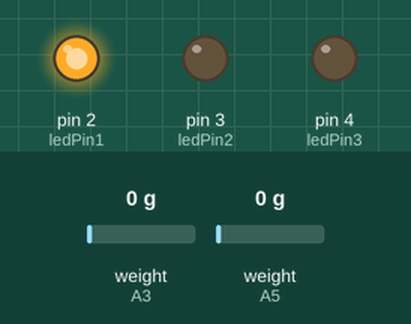
Bench run of a sketch on a simulated Arduino Uno, built with avr-gcc and run on an emulated ATmega328P. On the bench: output pins drawn as LEDs (lit = HIGH). The inputs (shaded band) are chosen by the test bench; at power-on: weight on the scale (sensors on A3, A5) 0 g. What the sketch prints to the serial monitor is not drawn.

Above: at 0.3 s.
Timing chart, 0 to 1.8 s (numbered marks = the images above):
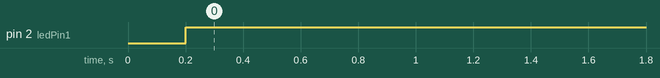

Measured:
- by itself, pin 2 (ledPin1): LOW → HIGH at 0.20 s

The sketch:

Arduino_Loadcell2_LED3.ino
```cpp
#include "HX711.h"

float calibration_factor1 = 76436.00;
#define zero_factor1 8428268

float calibration_factor2 = 100518.00;
#define zero_factor2 8297276

#define DOUT1  A3
#define CLK1   A2

#define DOUT2  A5
#define CLK2   A4

int ledPin1 = 2; // Red
int ledPin2 = 3; // yellow
int ledPin3 = 4; // green

float sum = 0 ; //operation
int va = 2 ;  //operation


float offset1 = 0;
float get_units_kg1(); // load 1

float offset2 = 0;
float get_units_kg2(); // load 2

HX711 scale1(DOUT1, CLK1); // load 1
HX711 scale2(DOUT2, CLK2); // load 2

void setup()
{
  Serial.begin(115200);
  pinMode(ledPin1, OUTPUT);
  pinMode(ledPin2, OUTPUT);
  pinMode(ledPin3, OUTPUT);
  //Serial.println("Load Cell1");
  scale1.set_scale(calibration_factor1);
  scale1.set_offset(zero_factor1);
  //Serial.println("Load Cell2");
  scale2.set_scale(calibration_factor2);
  scale2.set_offset(zero_factor2);

}
void loop()
{
  //Serial.print("Readin1: ");
  float load1 = get_units_kg1() + offset1; // x + 0
  //Serial.print(load1);
  //Serial.println(" kg");
  //Serial.print("Reading2: ");
  float load2 = get_units_kg2() + offset2;
  //Serial.print(load2);
  //Serial.println(" kg");

  sum = load1 + load2;
  sum = sum / va;
  Serial.println(sum);

  if (sum <= 3.0)
  {
    ledon1();
    ledoff2();
    ledoff3();
  }
  else if (sum > 3.0 && sum < 5.0)
  {
    ledon2();
    ledoff1();
    ledoff3();
  }
  else if (sum >= 5.0)
  {
    ledon3();
    ledoff1();
    ledoff2();
  }
}

void ledon1()
{
  digitalWrite(ledPin1, HIGH);
  delay(100);

}
void ledoff1()
{
  digitalWrite(ledPin1, LOW);
  delay(100);
}
void ledon2()
{
  digitalWrite(ledPin2, HIGH);
  delay(100);

}
void ledoff2()
{
  digitalWrite(ledPin2, LOW);
  delay(100);
}
void ledon3()
{
  digitalWrite(ledPin3, HIGH);
  delay(100);

}
void ledoff3()
{
  digitalWrite(ledPin3, LOW);
  delay(100);
}
float get_units_kg1()
{
  return (scale1.get_units() * 0.453592);
}
float get_units_kg2()
{
  return (scale2.get_units() * 0.453592);
}
```
